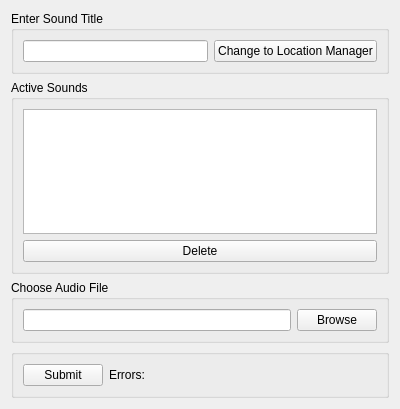
<?xml version="1.0" encoding="UTF-8"?>
<ui version="4.0">
 <class>Dialog</class>
 <widget class="QDialog" name="Dialog">
  <property name="geometry">
   <rect>
    <x>0</x>
    <y>0</y>
    <width>400</width>
    <height>409</height>
   </rect>
  </property>
  <property name="windowTitle">
   <string>Manage Sounds</string>
  </property>
  <layout class="QVBoxLayout" name="verticalLayout_2">
   <item>
    <widget class="QGroupBox" name="top_box">
     <property name="title">
      <string>Enter Sound Title</string>
     </property>
     <layout class="QHBoxLayout" name="horizontalLayout_4">
      <item>
       <widget class="QLineEdit" name="sound_title_inp"/>
      </item>
      <item>
       <widget class="QPushButton" name="mode_change">
        <property name="text">
         <string>Change to Location Manager</string>
        </property>
        <property name="autoDefault">
         <bool>false</bool>
        </property>
       </widget>
      </item>
     </layout>
    </widget>
   </item>
   <item>
    <widget class="QGroupBox" name="active_sounds_box">
     <property name="title">
      <string>Active Sounds</string>
     </property>
     <layout class="QVBoxLayout" name="verticalLayout_4" stretch="0,0">
      <item>
       <widget class="QListView" name="active_sounds">
        <property name="horizontalScrollBarPolicy">
         <enum>Qt::ScrollBarAlwaysOff</enum>
        </property>
        <property name="editTriggers">
         <set>QAbstractItemView::NoEditTriggers</set>
        </property>
        <property name="alternatingRowColors">
         <bool>true</bool>
        </property>
        <property name="selectionMode">
         <enum>QAbstractItemView::SingleSelection</enum>
        </property>
       </widget>
      </item>
      <item>
       <widget class="QPushButton" name="delete_sound">
        <property name="text">
         <string>Delete</string>
        </property>
        <property name="autoDefault">
         <bool>false</bool>
        </property>
       </widget>
      </item>
     </layout>
    </widget>
   </item>
   <item>
    <widget class="QGroupBox" name="choose_file_box">
     <property name="title">
      <string>Choose Audio File</string>
     </property>
     <layout class="QHBoxLayout" name="horizontalLayout">
      <item>
       <widget class="QLineEdit" name="file_inp"/>
      </item>
      <item>
       <widget class="QPushButton" name="browse_button">
        <property name="text">
         <string>Browse</string>
        </property>
        <property name="autoDefault">
         <bool>false</bool>
        </property>
       </widget>
      </item>
     </layout>
    </widget>
   </item>
   <item>
    <widget class="QGroupBox" name="bottom">
     <property name="title">
      <string/>
     </property>
     <layout class="QHBoxLayout" name="horizontalLayout_2" stretch="1,5">
      <item>
       <widget class="QPushButton" name="submit_button">
        <property name="text">
         <string>Submit</string>
        </property>
        <property name="autoDefault">
         <bool>false</bool>
        </property>
       </widget>
      </item>
      <item>
       <widget class="QLabel" name="error_label">
        <property name="text">
         <string>Errors:</string>
        </property>
       </widget>
      </item>
     </layout>
    </widget>
   </item>
  </layout>
 </widget>
 <resources/>
 <connections/>
</ui>
